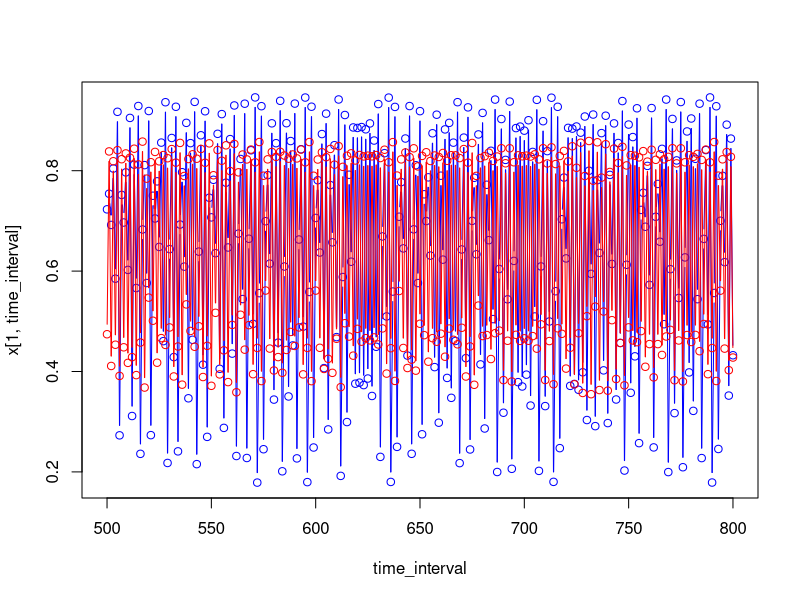

Write the R code that produced this figure.
### FB 24/04/2019 -- Dominant lyapunov exponent code, following Dennis et al. 2001
### [Dennis, B., Desharnais, R. A., Cushing, J. M., Henson, S. M., & Costantino, R. F. (2001). Estimating chaos and complex dynamics in an insect population. Ecological Monographs, 71(2), 277-303.]
### Computes Lyapunov exponents for the deterministic two-species competition model by Sugihara et al. 2012
### Should demonstrate positive LE, due to chaos 

rm(list=ls())
graphics.off()

# The model is x[,t+1] = x[,t]*(r-A%*%x[,t]) in R notation
# Parameters
r = c(3.8,3.5)
a = matrix(c(-3.8,-0.02,-0.1,-3.5),2,2,byrow=TRUE)
#a = matrix(c(-3.8,-0.0,-0.,-3.5),2,2,byrow=TRUE)

### 1. Simulation of the model for a long time
tmax = 10000
x=matrix(0,nrow=2,ncol=tmax)

x[,1] = c(0.1,0.1)

for (t in 1:(tmax-1)){
  x[,t+1] = x[,t]*(r+a%*%x[,t])
}

# Check time series by plotting a subset
time_interval = 500:800
plot(time_interval,x[1,time_interval],type="b",col="blue")
lines(time_interval,x[2,time_interval],type="b",col="red")
#OK

### 2. Definition of the Jacobian
Jacobian <-function(x,r,a){
  J = matrix(0,2,2)
  J[1,1] = r[1] + 2*a[1,1]*x[1]+a[1,2]*x[2]
  J[1,2] = a[1,2]*x[1]
  J[2,1] = a[2,1]*x[2]
  J[2,2] = r[2] + a[2,1]*x[1] + 2*a[2,2]*x[2]
  return(J)
}

### 3. LE computation

#Initializing
s=rep(1,tmax)
J1 = Jacobian(x[,1],r,a)
s[1]=norm(J1,type="2");
S=J1/s[1];
productStemp=S;

for (t in 2:tmax){
  J = Jacobian(x[,t],r,a)
  s[t]=norm(J%*%productStemp,type="2");
  S=J/s[t];
  productStemp=S%*%productStemp;
}

LE=(1/tmax)*sum(log(s));

LE

# 0.410414 (tmax=5000)
# 0.4092075 (tmax=6000)
# 0.4112785 (tmax=7000)
# 0.4142969 (tmax=10000)


